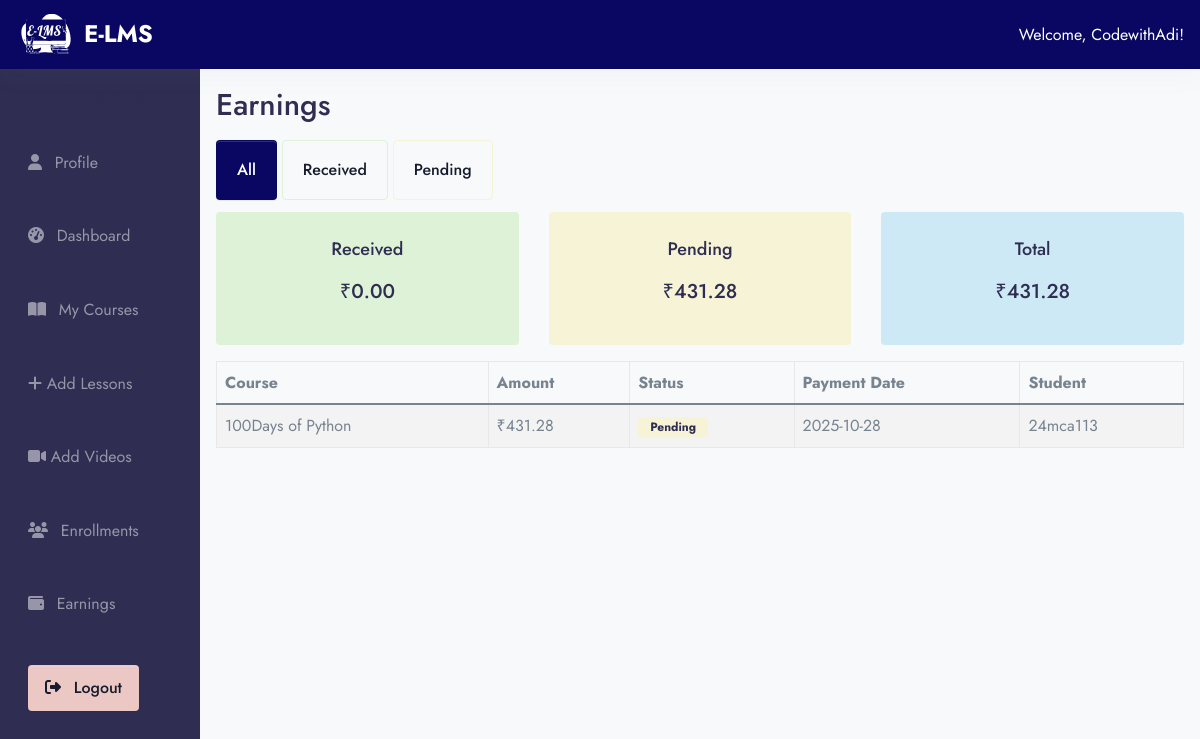
The app's page /teacher/earnings/ (signed in), older data.
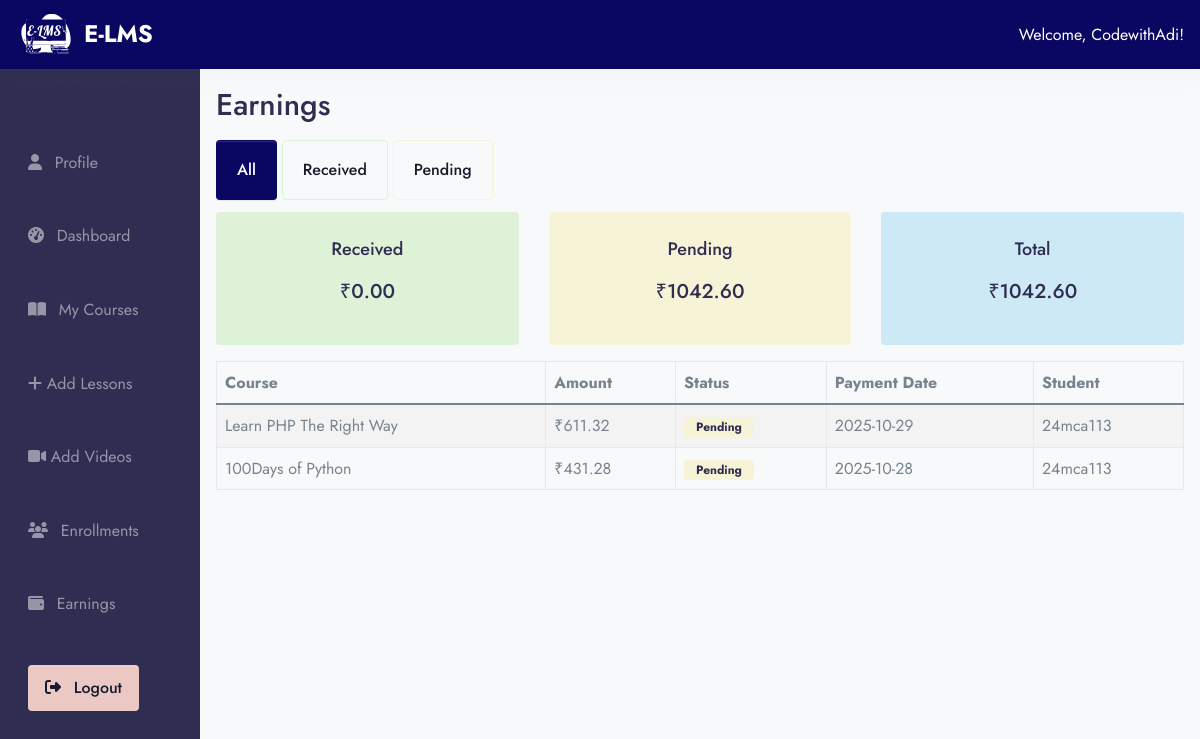
The same page, newer data.
### app/models.py (models this page shows, shortened)
class TeacherEarning(models.Model):
    teacher = models.ForeignKey(Teacher, on_delete=models.CASCADE, related_name="earnings")
    course = models.ForeignKey(Course, on_delete=models.CASCADE)
    payment = models.ForeignKey(Payment, on_delete=models.CASCADE)
    amount = models.DecimalField(max_digits=10, decimal_places=2)
    is_paid = models.BooleanField(default=False)

class Course(models.Model):
    course_image = models.ImageField(upload_to="Media/course_image", null=True)
    teacher = models.ForeignKey(Teacher, on_delete=models.CASCADE, related_name="courses")
    title = models.CharField(max_length=255)
    descriptions = models.TextField()
    course_category = models.ForeignKey(Categories, on_delete=models.CASCADE, related_name="courses")
    level = models.ForeignKey(Level, on_delete=models.CASCADE, null=True,)
    language = models.ForeignKey(Language, on_delete=models.CASCADE, null=True,)
    slug = models.SlugField(default='',max_length=500, null=True,blank=True)
    price = models.DecimalField(max_digits=10, decimal_places=2)
    discount = models.DecimalField(max_digits=5, decimal_places=2, null=True, blank=True, default=0)

class Payment(models.Model):
    STATUS_CHOICES = (("successful", "Successful"), ("failed", "Failed"))
    student = models.ForeignKey(Student, on_delete=models.CASCADE, related_name="payments")
    course = models.ForeignKey(Course, on_delete=models.CASCADE, related_name="payments")
    amount_paid = models.DecimalField(max_digits=10, decimal_places=2)
    status = models.CharField(max_length=20, choices=STATUS_CHOICES, default='failed')
    payment_date = models.DateTimeField(auto_now_add=True)
    transaction_id = models.CharField(max_length=255, blank=True, null=True)
    order_id = models.CharField(max_length=255, blank=True, null=True)

class Student(models.Model):
    user = models.OneToOneField(Users, on_delete=models.CASCADE, related_name="student_profile")
    contact_no = models.CharField(max_length=20, null=True, blank=True)
    address = models.TextField(null=True, blank=True)
    date_of_birth = models.DateField(null=True, blank=True)
    gender = models.CharField(max_length=10, choices=(("Male","Male"), ("Female","Female"), ("Other","Other")), null=True, blank=True)
    education = models.CharField(max_length=200, null=True, blank=True)
    status = models.CharField(max_length=20, choices=(("active","Active"), ("inactive","Inactive")), default="active")

class Users(AbstractUser):
    ROLE_CHOICES = (
        ('student', 'Student'),
        ('teacher', 'Teacher'),
        ('admin', 'Admin'),
    )
    role = models.CharField(max_length=20, choices=ROLE_CHOICES, default='student')

### E_LMS/teacher_view.py (the view)
# urls.py: path('teacher/earnings/', teacher_view.teacher_earnings, name='teacher_earnings'),
@login_required
def teacher_earnings(request):
    if not hasattr(request.user, "teacher_profile"):
        return page_not_found(request)
    teacher = request.user.teacher_profile
    filter_type = request.GET.get("filter", "all")  # default to "all"
    earnings = TeacherEarning.objects.filter(teacher=teacher).select_related('course', 'payment')
    if filter_type == "received":
        earnings = earnings.filter(is_paid=True)
    elif filter_type == "pending":
        earnings = earnings.filter(is_paid=False)
    received_total = TeacherEarning.objects.filter(teacher=teacher, is_paid=True).aggregate(total=Sum("amount"))["total"] or 0
    pending_total = TeacherEarning.objects.filter(teacher=teacher, is_paid=False).aggregate(total=Sum("amount"))["total"] or 0
    total_earnings = received_total + pending_total
    context = {
        "earnings": earnings.order_by('-id'),
        "filter_type": filter_type,
        "received_total": received_total,
        "pending_total": pending_total,
        "total_earnings": total_earnings,
    }
    return render(request, "teacher/teacher_earnings.html", context)

### templates/teacher/teacher_earnings.html
{% extends "base2.html" %}
{% block content %}
<div class="container-fluid">
  <div class="row">
      {% include 'teacher/teacher_sidebar.html' %}
     <div class="col-md-10 ms-auto p-4 bg-light" style="min-height: 100vh;">
    <h2>Earnings</h2>
    <div class="mb-3">
        <a href="?filter=all" class="btn {% if filter_type == 'all' %}btn-primary{% else %}btn-outline-primary{% endif %}">All</a>
        <a href="?filter=received" class="btn {% if filter_type == 'received' %}btn-success{% else %}btn-outline-success{% endif %} text-black">Received</a>
        <a href="?filter=pending" class="btn {% if filter_type == 'pending' %}btn-warning{% else %}btn-outline-warning{% endif %} text-black">Pending</a>
    </div>
    <div class="row text-center mb-4">
        <div class="col-md-4">
            <div class="card bg-success text-white">
                <div class="card-body">
                    <h5>Received</h5>
                    <h4>₹{{ received_total|floatformat:2 }}</h4>
                </div>
            </div>
        </div>
        <div class="col-md-4">
            <div class="card bg-warning text-dark">
                <div class="card-body">
                    <h5>Pending</h5>
                    <h4>₹{{ pending_total|floatformat:2 }}</h4>
                </div>
            </div>
        </div>
        <div class="col-md-4">
            <div class="card bg-info text-white">
                <div class="card-body">
                    <h5>Total</h5>
                    <h4>₹{{ total_earnings|floatformat:2 }}</h4>
                </div>
            </div>
        </div>
    </div>
    {% if earnings %}
        <table class="table table-bordered table-striped">
            <thead>
                <tr>
                    <th>Course</th>
                    <th>Amount</th>
                    <th>Status</th>
                    <th>Payment Date</th>
                    <th>Student</th>
                </tr>
            </thead>
            <tbody>
                {% for earning in earnings %}
                    <tr>
                        <td>{{ earning.course.title }}</td>
                        <td>₹{{ earning.amount }}</td>
                        <td>
                            {% if earning.is_paid %}
                                <span class="badge bg-success text-dark">Received</span>
                            {% else %}
                                <span class="badge bg-warning text-dark">Pending</span>
                            {% endif %}
                        </td>
                        <td>{{ earning.payment.payment_date|date:"Y-m-d" }}</td>
                        <td>{{ earning.payment.student.user.username }}</td>
                    </tr>
                {% endfor %}
            </tbody>
        </table>
    {% else %}
        <p>No earnings found.</p>
    {% endif %}
</div>
  </div>
</div>
{% endblock %}

Row changes from the older to the newer data that the page shows:
added TeacherEarning: course "Learn PHP The Right Way", amount "611.32", is_paid "Pending", payment.payment_date "2025-10-29", payment.student.user.username "24mca113"
Text that changed along with them:
{{ pending_total|floatformat:2 }}: "431.28" → "1042.60"
{{ total_earnings|floatformat:2 }}: "431.28" → "1042.60"
